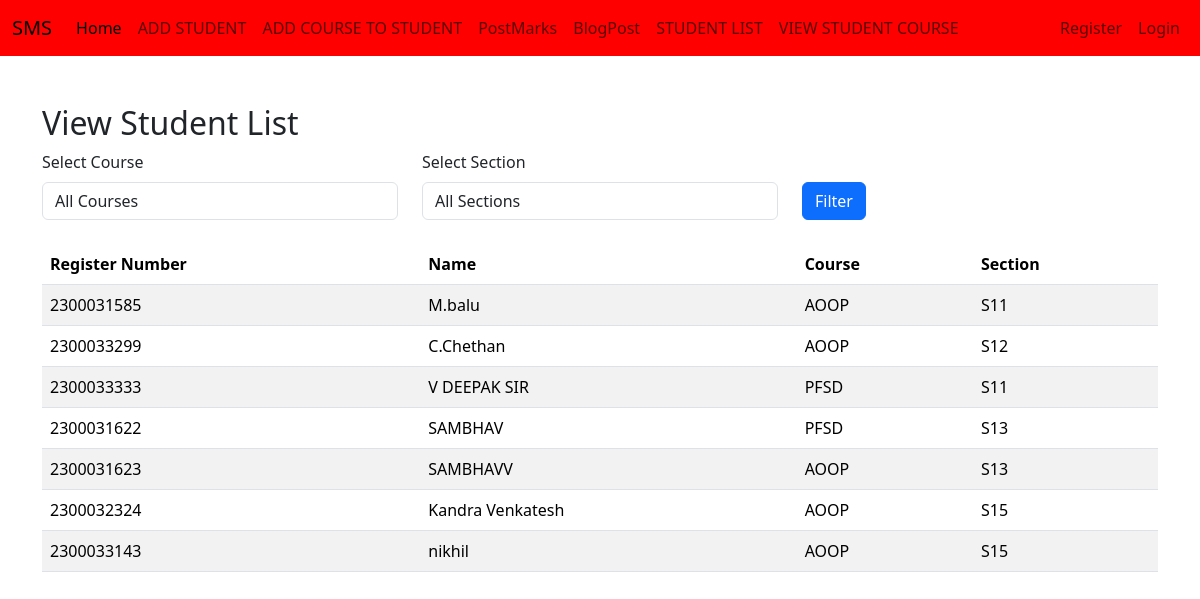
The app's page /facultyapp/view_student_list/ with its own data.
### adminapp/models.py (models this page shows, shortened)
class StudentList(models.Model):
    Register_Number = models.CharField(max_length=20, unique=True)
    Name = models.CharField(max_length=100)
    user = models.OneToOneField(User, on_delete=models.CASCADE, null=True)

### facultyapp/models.py (models this page shows, shortened)
class AddCourse(models.Model):
    COURSE_CHOICES = [
        ('AOOP', 'Advanced Object-Oriented Programming'),
        ('PFSD', 'Python Full Stack Development'),
    ]
    SECTION_CHOICES = [
        ('S11', 'Section S11'),
        ('S12', 'Section S12'),
        ('S13', 'Section S13'),
        ('S14', 'Section S14'),
        ('S15', 'Section S15'),
    ]
    student = models.ForeignKey(StudentList, on_delete=models.CASCADE)
    course = models.CharField(max_length=50, choices=COURSE_CHOICES)
    section = models.CharField(max_length=50, choices=SECTION_CHOICES)

### facultyapp/views.py (the view)
# urls.py: path('view_student_list/',views.view_student_list,name='view_student_list'),
def view_student_list(request):
    course = request.GET.get('course')
    section = request.GET.get('section')
    student_courses = AddCourse.objects.all()
    if course:
        student_courses = student_courses.filter(course=course)
    if section:
        student_courses = student_courses.filter(section=section)
    students = StudentList.objects.filter(id__in=student_courses.values('student_id'))
    course_choices = AddCourse.COURSE_CHOICES
    section_choices = AddCourse.SECTION_CHOICES
    context = {
        'students': students,
        'course_choices': course_choices,
        'section_choices': section_choices,
        'selected_course': course,
        'selected_section': section,
    }
    return render(request, 'facultyapp/view_student_list.html', context)

### templates/facultyapp/view_student_list.html (shortened to what this page needs)
{% extends 'Navbar/FacultyNavbar.html' %}
{% load static %}
{% block body %}
    <div class="container mt-5">
        <h2>View Student List</h2>
        <form method="get" class="mb-4">
            <div class="row">
                <div class="col-md-4">
                    <label for="course" class="form-label">Select Course</label>
                    <select name="course" id="course" class="form-control">
                        <option value="">All Courses</option>
                    </select>
                </div>
                <div class="col-md-4">
                    <label for="section" class="form-label">Select Section</label>
                    <select name="section" id="section" class="form-control">
                        <option value="">All Sections</option>
                    </select>
                </div>
                <div class="col-md-4 mt-4">
                    <button type="submit" class="btn btn-primary mt-2">Filter</button>
                </div>
            </div>
        </form>
        <table class="table table-striped">
            <thead>
                <tr>
                    <th>Register Number</th>
                    <th>Name</th>
                    <th>Course</th>
                    <th>Section</th>
                </tr>
            </thead>
            <tbody>
                {% if students %}
                    {% for student in students %}
                        <tr>
                            <td>{{ student.Register_Number }}</td>
                            <td>{{ student.Name }}</td>
                            <td>{{ student.addcourse_set.first.course }}</td>
                            <td>{{ student.addcourse_set.first.section }}</td>
                        </tr>
                    {% endfor %}
                {% else %}
                    <tr>
                        <td colspan="4" class="text-center">No students found.</td>
                    </tr>
                {% endif %}
            </tbody>
        </table>
    </div>
{% endblock %}

### records on screen
StudentList: Register_Number "2300031585", Name "M.balu", addcourse_set.first.course "AOOP", addcourse_set.first.section "S11"
StudentList: Register_Number "2300033299", Name "C.Chethan", addcourse_set.first.course "AOOP", addcourse_set.first.section "S12"
StudentList: Register_Number "2300033333", Name "V DEEPAK SIR", addcourse_set.first.course "PFSD", addcourse_set.first.section "S11"
StudentList: Register_Number "2300031622", Name "SAMBHAV", addcourse_set.first.course "PFSD", addcourse_set.first.section "S13"
StudentList: Register_Number "2300031623", Name "SAMBHAVV", addcourse_set.first.course "AOOP", addcourse_set.first.section "S13"
StudentList: Register_Number "2300032324", Name "Kandra Venkatesh", addcourse_set.first.course "AOOP", addcourse_set.first.section "S15"
StudentList: Register_Number "2300033143", Name "nikhil", addcourse_set.first.course "AOOP", addcourse_set.first.section "S15"
